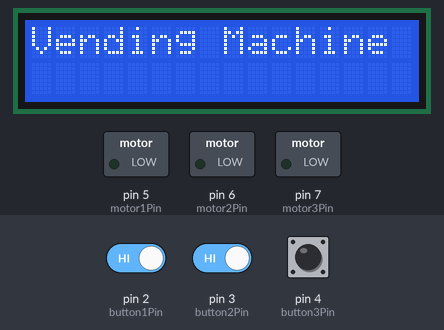
Recording of a sketch running on a simulated Arduino Uno, built with avr-gcc and run on an emulated ATmega328P. Parts: 16×2 character LCD, switched loads named in the sketch (green lamp = pin HIGH). The inputs (shaded band) are chosen by the test bench; at power-on: pin 2 (button1Pin) HIGH, pin 3 (button2Pin) HIGH, pin 4 (button3Pin) HIGH.

Above: at 1.2 s.
1.3 s: pin 2 (button1Pin) driven LOW and pin 3 (button2Pin) driven LOW
4.3 s: pin 2 (button1Pin) driven HIGH
At 5.6 s:
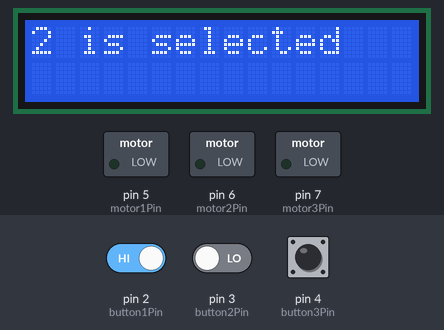
7.3 s: pin 3 (button2Pin) driven HIGH
At 10.0 s:
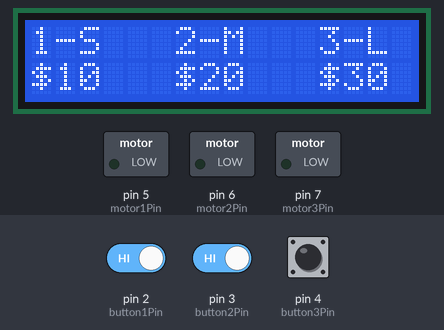
10.3 s: pin 4 (button3Pin) pulled LOW for 0.2 s
At 13.8 s:
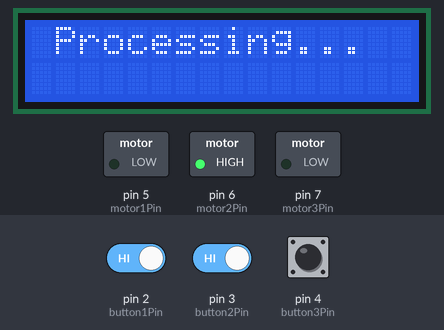
Timing chart, 0 to 29.8 s (numbered marks = the images above; inputs shaded):
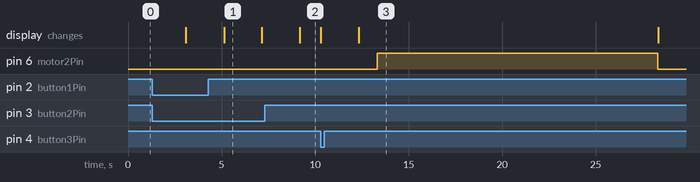

Measured:
- after the input at 7.3 s, the display: changes after 1.9 s (image 2)
- after the input at 10.3 s, pin 6 (motor2Pin): LOW → HIGH after 3.0 s, → LOW 15.0 s later; the display: first changes at once (image 3 shows a later state)
- what the display in image 1 shows lasts 2.1 s, from 5.1 s to 7.2 s

The sketch:

code.ino
```cpp
#include <Wire.h>
#include <LiquidCrystal_I2C.h>
#define sensorpin1 A0
#define sensorpin2 A1
#define sensorpin3 A2

void readPins(int *i);
void processing();
void printSelected(unsigned int ch);
void displayPrice();

LiquidCrystal_I2C lcd(0x27, 16, 2);
const int button1Pin = 2;
const int button2Pin = 3;
const int button3Pin = 4;

const int motor1Pin = 5;
const int motor2Pin = 6;
const int motor3Pin = 7;

/*
int force1=analogRead(sensorpin1);
int force_per1= map(force1, 0, 205, 0, 100);
int force2=analogRead(sensorpin2);
int force_per2= map(force2, 0, 205, 0, 100);
int force3=analogRead(sensorpin3);
int force_per3= map(force3, 0, 205, 0, 100);
*/

int res_juice;
int res_size;
void setup()
{
	lcd.begin();
	lcd.backlight();
  pinMode(button1Pin, INPUT_PULLUP);
  pinMode(button2Pin, INPUT_PULLUP);
  pinMode(button3Pin, INPUT_PULLUP);
  pinMode(motor1Pin,OUTPUT);
  pinMode(motor2Pin,OUTPUT);
  pinMode(motor3Pin,OUTPUT);
}

const unsigned int price[3]={10,20,30};
int button1State=0,button2State=0,button3State=0;

void loop()
{
    lcd.clear();
    lcd.print("Vending Machine");
    delay(3000);
    lcd.clear();
    lcd.setCursor(2,0);
    lcd.print("Choose your");
    lcd.setCursor(5, 1);
    lcd.print("Drink");
    delay(2000);
    lcd.clear();
    lcd.setCursor(0, 0);
    lcd.print("Options:");
    lcd.setCursor(0, 1);
    lcd.print("1       2      3");


    readPins(&res_juice);
    delay(2000);
    displayPrice();
    readPins(&res_size);
    delay(2000);


    processing();

}

void readPins(int *i)
{
  button1State=button2State=button3State=0;
  while(1){
    button1State = digitalRead(button1Pin);
    button2State = digitalRead(button2Pin);
    button3State = digitalRead(button3Pin);

    if(button1State == LOW)
    {
      *i=1;
      printSelected(1);
      break;
    }
    else if(button2State==LOW)
    {
      *i=2;
      printSelected(2);
      break;
    }
    else if(button3State==LOW)
    {
      *i=3;
      printSelected(3);
      break;
    }
  }
}

void processing()
{
  lcd.clear();
  lcd.setCursor(1, 0);
  lcd.print("Processing...");
  delay(1000);
  //to check if the bottle is empty
 /* if (res_juice==1){
    if(force_per1<10){
      lcd.clear();
      lcd.setCursor(0, 0);
      lcd.print("Unavailable!");
    }
    else{
      motor();
    }
  }
  else if (res_juice==2){
    if(force_per2<10){
      lcd.clear();
      lcd.setCursor(0, 0);
      lcd.print("Unavailable!");
    }
    else{
      motor();
    }
  }
  if (res_juice==3){
    if(force_per3<10){
      lcd.clear();
      lcd.setCursor(0, 0);
      lcd.print("Unavailable!");
    }
    else{
      motor();
    }
  }*/
  motor();
}

void printSelected(unsigned int ch)
{
    lcd.clear();
    lcd.setCursor(0,0);
    lcd.print(ch);
    lcd.print(" is selected");
}

void displayPrice()
{
  lcd.clear();
  lcd.setCursor(2, 0);
  lcd.print("Choose your");
  lcd.setCursor(6, 1);
  lcd.print("Size");
  delay(2000);
  lcd.clear();
  lcd.setCursor(0, 0);
  lcd.print("1-S   2-M   3-L");
  lcd.setCursor(0, 1);
  lcd.print("$10   $20   $30");
}


void timeSelect(int size_no)
{
  if(size_no==1)
  {
    delay(5000);
  }
  else if(size_no==2){
    delay(10000);
  }
  else if (size_no==3) {
    delay(15000);
  }
}

void motor()
{
  if(res_juice==1){
         digitalWrite(motor1Pin, HIGH);
          timeSelect(res_size);
          digitalWrite(motor1Pin, LOW);
    }
    else if(res_juice==2){
        digitalWrite(motor2Pin, HIGH);
          timeSelect(res_size);
          digitalWrite(motor2Pin, LOW);
    }
    else {
        digitalWrite(motor3Pin, HIGH);
          timeSelect(res_size);
          digitalWrite(motor3Pin, LOW);
    }

}
```
